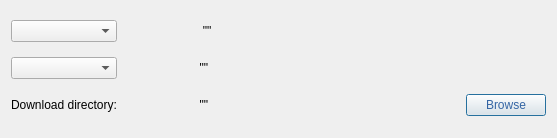
<?xml version="1.0" encoding="UTF-8"?>
<ui version="4.0">
 <class>SettingsWindow</class>
 <widget class="QDialog" name="SettingsWindow">
  <property name="geometry">
   <rect>
    <x>0</x>
    <y>0</y>
    <width>557</width>
    <height>138</height>
   </rect>
  </property>
  <property name="windowTitle">
   <string>Dialog</string>
  </property>
  <layout class="QGridLayout" name="gridLayout">
   <item row="0" column="0">
    <widget class="QComboBox" name="onOff"/>
   </item>
   <item row="0" column="1">
    <widget class="QLabel" name="onOffLabel">
     <property name="text">
      <string>                        &quot;&quot;</string>
     </property>
    </widget>
   </item>
   <item row="1" column="0">
    <widget class="QComboBox" name="fromAllComboBox"/>
   </item>
   <item row="1" column="1">
    <widget class="QLabel" name="fromAllLabel">
     <property name="text">
      <string>                       &quot;&quot;</string>
     </property>
    </widget>
   </item>
   <item row="2" column="0">
    <widget class="QLabel" name="label_2">
     <property name="text">
      <string>Download directory:</string>
     </property>
    </widget>
   </item>
   <item row="2" column="1">
    <widget class="QLabel" name="destinationLabel">
     <property name="text">
      <string>                       &quot;&quot;</string>
     </property>
    </widget>
   </item>
   <item row="2" column="2">
    <spacer name="horizontalSpacer">
     <property name="orientation">
      <enum>Qt::Horizontal</enum>
     </property>
     <property name="sizeHint" stdset="0">
      <size>
       <width>203</width>
       <height>20</height>
      </size>
     </property>
    </spacer>
   </item>
   <item row="2" column="3">
    <widget class="QPushButton" name="settingsButton">
     <property name="styleSheet">
      <string notr="true">color: rgb(52, 101, 164);
font: 25 9pt &quot;Ubuntu&quot;;</string>
     </property>
     <property name="text">
      <string>Browse</string>
     </property>
    </widget>
   </item>
  </layout>
 </widget>
 <resources/>
 <connections/>
</ui>
